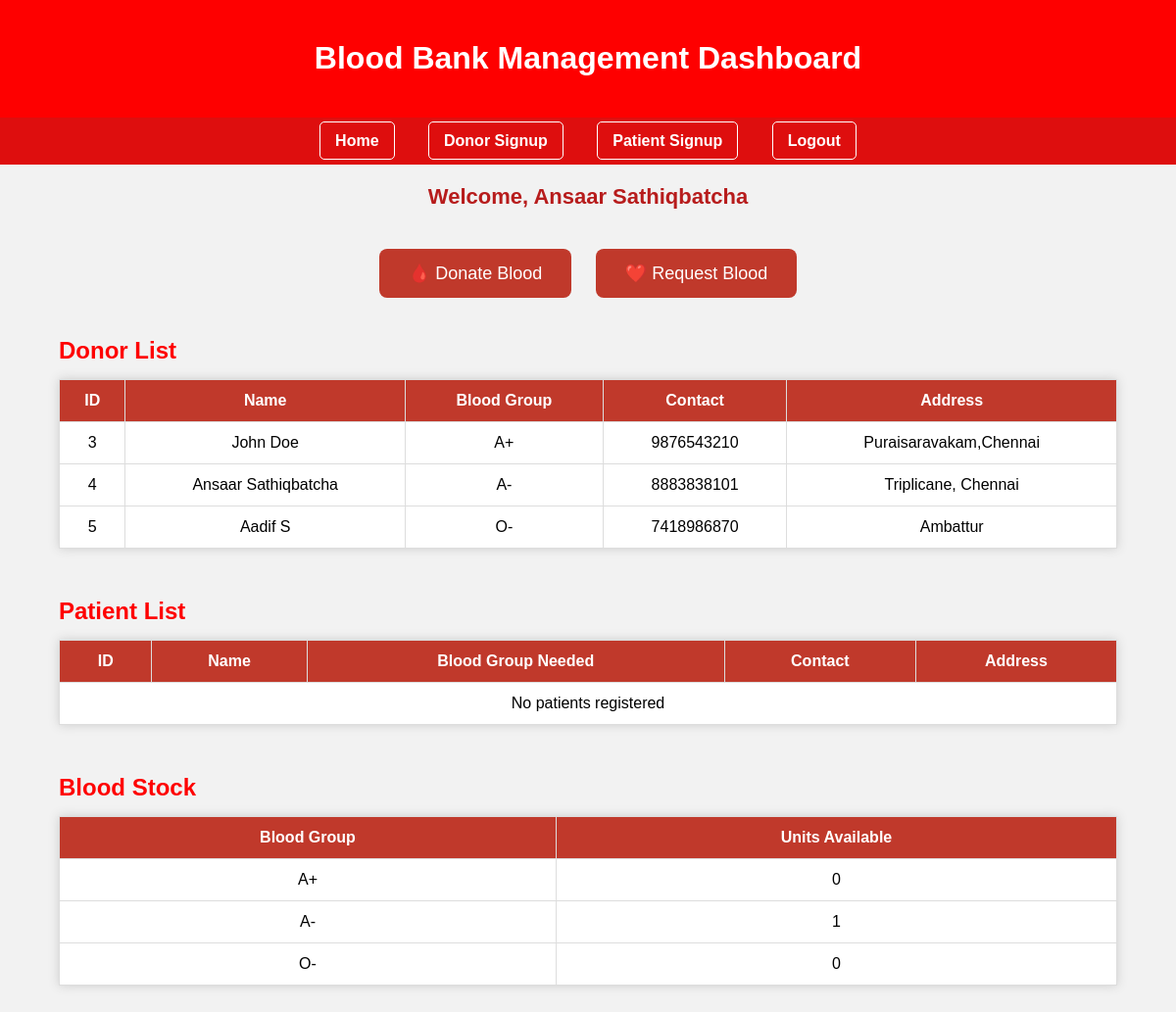
/dashboard/ (signed in), run on the app's committed database.
### blood_app/models.py (models this page shows, shortened)
class Donor(models.Model):
    user = models.OneToOneField(User, on_delete=models.CASCADE)
    name = models.CharField(max_length=100)
    blood_group = models.CharField(max_length=3, choices=BLOOD_GROUP_CHOICES)
    contact_number = models.CharField(max_length=15)
    address = models.TextField()
    is_approved = models.BooleanField(default=False)  # Admin approval

class BloodStock(models.Model):
    blood_group = models.CharField(max_length=3, choices=BLOOD_GROUP_CHOICES, unique=True)
    units = models.PositiveIntegerField(default=0)  # Number of units available

### blood_app/views.py (the view)
# urls.py: path('dashboard/', dashboard, name='dashboard'),
@login_required
def dashboard(request):
    donors = Donor.objects.all()
    patients = Patient.objects.all()
    stocks = BloodStock.objects.all()
    if hasattr(request.user, 'donor'):
        user_name = request.user.donor.name
    elif hasattr(request.user, 'patient'):
        user_name = request.user.patient.name
    else:
        user_name = request.user.first_name or request.user.username
    context = {
        'donors': donors,
        'patients': patients,
        'stocks': stocks,
        'user_name': user_name,
    }
    return render(request, 'dashboard.html', context)

### blood_app/templates/dashboard.html (shortened to what this page needs)
<!DOCTYPE html>
<html lang="en">
<head>
</head>
<body>
    <header>
        <h1>Blood Bank Management Dashboard</h1>
    </header>
    <nav>
        <a href="{% url 'home' %}">Home</a>
        <a href="{% url 'donor_signup' %}">Donor Signup</a>
        <a href="{% url 'patient_signup' %}">Patient Signup</a>
        <a href="{% url 'logout' %}">Logout</a>
    </nav>
    <div style="text-align:center; margin: 20px auto; font-size: 22px; color:#b71c1c; font-weight:bold;">
        Welcome, {{ user_name }}
    </div>
    <div class="button-bar">
        <a href="{% url 'donate_blood' %}" class="btn">🩸 Donate Blood</a>
        <a href="{% url 'blood_request' %}" class="btn">❤️ Request Blood</a>
    </div>
    <div class="container">
        <div class="section">
            <h2>Donor List</h2>
            <table>
                <tr>
                    <th>ID</th>
                    <th>Name</th>
                    <th>Blood Group</th>
                    <th>Contact</th>
                    <th>Address</th>
                </tr>
                {% for donor in donors %}
                <tr>
                    <td>{{ donor.id }}</td>
                    <td>{{ donor.name }}</td>
                    <td>{{ donor.blood_group }}</td>
                    <td>{{ donor.contact_number }}</td>
                    <td>{{ donor.address }}</td>
                </tr>
                {% empty %}
                <tr>
                    <td colspan="5">No donors registered</td>
                </tr>
                {% endfor %}
            </table>
        </div>
        <div class="section">
            <h2>Patient List</h2>
            <table>
                <tr>
                    <th>ID</th>
                    <th>Name</th>
                    <th>Blood Group Needed</th>
                    <th>Contact</th>
                    <th>Address</th>
                </tr>
                {% for patient in patients %}
                <tr>
                    <td>{{ patient.id }}</td>
                    <td>{{ patient.name }}</td>
                    <td>{{ patient.blood_group }}</td>
                    <td>{{ patient.contact_number }}</td>
                    <td>{{ patient.address }}</td>
                </tr>
                {% empty %}
                <tr>
                    <td colspan="5">No patients registered</td>
                </tr>
                {% endfor %}
            </table>
        </div>
        <div class="section">
            <h2>Blood Stock</h2>
            <table>
                <tr>
                    <th>Blood Group</th>
                    <th>Units Available</th>
                </tr>
                {% for stock in stocks %}
                <tr>
                    <td>{{ stock.blood_group }}</td>
                    <td>{{ stock.units }}</td>
                </tr>
                {% empty %}
                <tr>
                    <td colspan="2">No blood stock available</td>
                </tr>
                {% endfor %}
            </table>
        </div>
    </div>
</body>
</html>

### blood_app/templates/dashboard.html (style rules this page uses)
body { font-family: Arial, sans-serif; background-color: #f2f2f2; margin: 0; padding: 0; }
header { background-color: #fe0000; color: white; padding: 20px; text-align: center; }
nav { background-color: #de0e0e; padding: 15px; text-align: center; }
nav a { color: white; text-decoration: none; margin: 0 15px; font-weight: bold; padding: 10px 15px; border: 1px solid white; border-radius: 5px; }
.button-bar { text-align: center; margin: 30px 0; }
.btn { background-color: #c0392b; color: white; text-decoration: none; padding: 14px 30px; border-radius: 8px; font-size: 18px; margin: 10px; display: inline-block; transition: 0.3s; }
.container { width: 90%; margin: 30px auto; }
h2 { color: #fe0000; margin-bottom: 15px; }
table { width: 100%; border-collapse: collapse; margin-bottom: 50px; background-color: white; box-shadow: 0 0 10px #ccc; }
th, td { border: 1px solid #ddd; padding: 12px; text-align: center; }
th { background-color: #c0392b; color: white; }
.section { margin-bottom: 50px; }

### data on the page
Donor: name "Ansaar Sathiqbatcha", id "4", blood_group "A-", contact_number "8883838101", address "Triplicane, Chennai"
Donor: id "3", name "John Doe", blood_group "A+", contact_number "9876543210", address "Puraisaravakam,Chennai"
Donor: id "5", name "Aadif S", blood_group "O-", contact_number "7418986870", address "Ambattur"
BloodStock: blood_group "A+", units "0"
BloodStock: blood_group "A-", units "1"
BloodStock: blood_group "O-", units "0"
